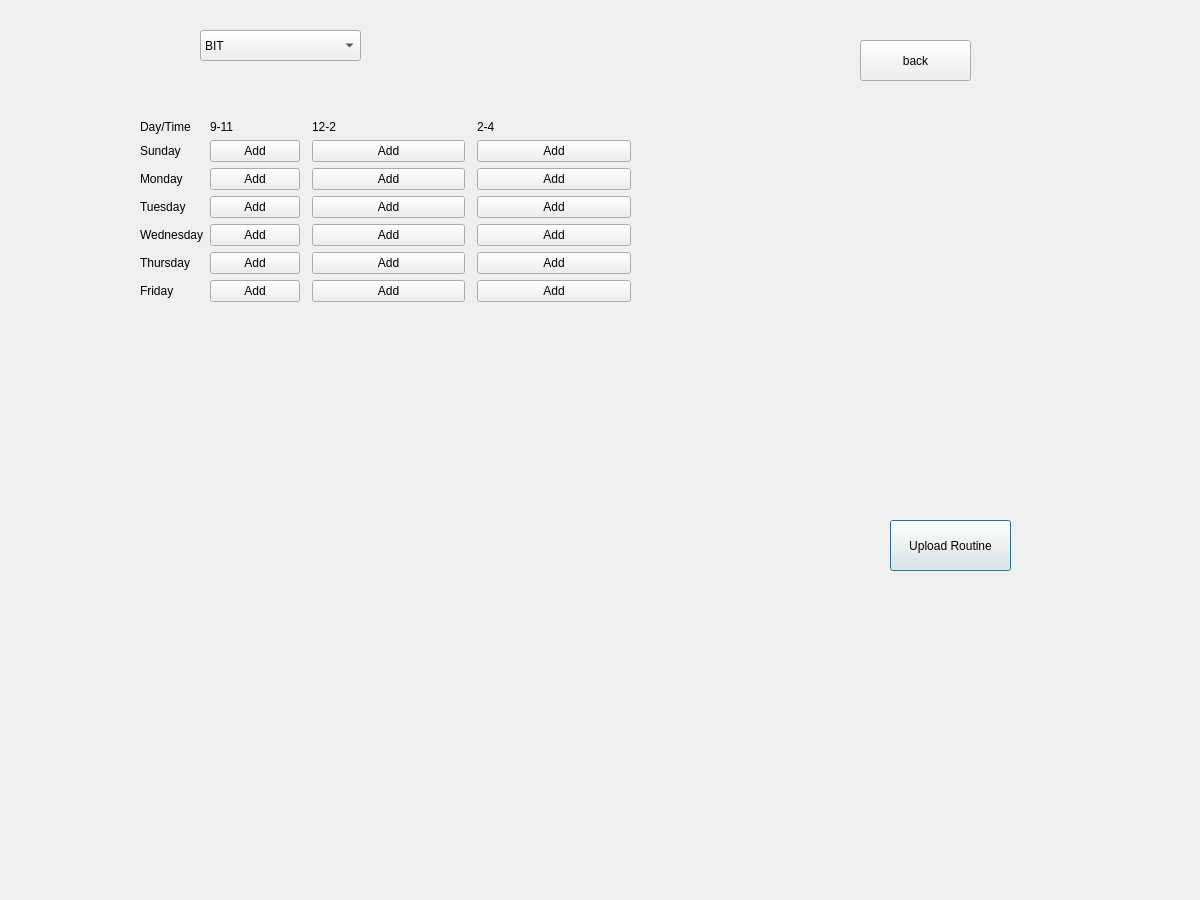
<?xml version="1.0" encoding="UTF-8"?>
<ui version="4.0">
 <class>UploadRoutine</class>
 <widget class="QDialog" name="UploadRoutine">
  <property name="geometry">
   <rect>
    <x>0</x>
    <y>0</y>
    <width>1200</width>
    <height>900</height>
   </rect>
  </property>
  <property name="windowTitle">
   <string>Dialog</string>
  </property>
  <widget class="QComboBox" name="comboBoxSelect">
   <property name="geometry">
    <rect>
     <x>200</x>
     <y>30</y>
     <width>161</width>
     <height>31</height>
    </rect>
   </property>
   <item>
    <property name="text">
     <string>BIT</string>
    </property>
   </item>
   <item>
    <property name="text">
     <string>CEI_I</string>
    </property>
   </item>
   <item>
    <property name="text">
     <string>CEI_II</string>
    </property>
   </item>
   <item>
    <property name="text">
     <string>CEII_I</string>
    </property>
   </item>
   <item>
    <property name="text">
     <string>CEII_II</string>
    </property>
   </item>
   <item>
    <property name="text">
     <string>CEIII_I</string>
    </property>
   </item>
   <item>
    <property name="text">
     <string>CEIII_II</string>
    </property>
   </item>
   <item>
    <property name="text">
     <string>CEIV_I</string>
    </property>
   </item>
  </widget>
  <widget class="QPushButton" name="pushButtonUpload">
   <property name="geometry">
    <rect>
     <x>890</x>
     <y>520</y>
     <width>121</width>
     <height>51</height>
    </rect>
   </property>
   <property name="text">
    <string>Upload Routine</string>
   </property>
  </widget>
  <widget class="QLabel" name="labelMessage">
   <property name="geometry">
    <rect>
     <x>830</x>
     <y>270</y>
     <width>131</width>
     <height>81</height>
    </rect>
   </property>
   <property name="text">
    <string/>
   </property>
  </widget>
  <widget class="QPushButton" name="pushButton">
   <property name="geometry">
    <rect>
     <x>860</x>
     <y>40</y>
     <width>111</width>
     <height>41</height>
    </rect>
   </property>
   <property name="text">
    <string>back</string>
   </property>
  </widget>
  <widget class="QWidget" name="">
   <property name="geometry">
    <rect>
     <x>140</x>
     <y>120</y>
     <width>491</width>
     <height>231</height>
    </rect>
   </property>
   <layout class="QHBoxLayout" name="horizontalLayout">
    <item>
     <layout class="QFormLayout" name="formLayout">
      <item row="0" column="0">
       <widget class="QLabel" name="label">
        <property name="text">
         <string>Day/Time </string>
        </property>
       </widget>
      </item>
      <item row="0" column="1">
       <widget class="QLabel" name="label_2">
        <property name="maximumSize">
         <size>
          <width>50</width>
          <height>16777215</height>
         </size>
        </property>
        <property name="text">
         <string>9-11</string>
        </property>
       </widget>
      </item>
      <item row="1" column="0">
       <widget class="QLabel" name="label_3">
        <property name="text">
         <string>Sunday</string>
        </property>
       </widget>
      </item>
      <item row="1" column="1">
       <widget class="QPushButton" name="pushButton11">
        <property name="text">
         <string>Add</string>
        </property>
       </widget>
      </item>
      <item row="2" column="0">
       <widget class="QLabel" name="label_4">
        <property name="text">
         <string>Monday</string>
        </property>
       </widget>
      </item>
      <item row="2" column="1">
       <widget class="QPushButton" name="pushButton12">
        <property name="text">
         <string>Add</string>
        </property>
       </widget>
      </item>
      <item row="3" column="0">
       <widget class="QLabel" name="label_5">
        <property name="text">
         <string>Tuesday</string>
        </property>
       </widget>
      </item>
      <item row="3" column="1">
       <widget class="QPushButton" name="pushButton13">
        <property name="text">
         <string>Add</string>
        </property>
       </widget>
      </item>
      <item row="4" column="0">
       <widget class="QLabel" name="label_6">
        <property name="text">
         <string>Wednesday</string>
        </property>
       </widget>
      </item>
      <item row="4" column="1">
       <widget class="QPushButton" name="pushButton14">
        <property name="text">
         <string>Add</string>
        </property>
       </widget>
      </item>
      <item row="5" column="0">
       <widget class="QLabel" name="label_7">
        <property name="text">
         <string>Thursday</string>
        </property>
       </widget>
      </item>
      <item row="5" column="1">
       <widget class="QPushButton" name="pushButton15">
        <property name="text">
         <string>Add</string>
        </property>
       </widget>
      </item>
      <item row="6" column="0">
       <widget class="QLabel" name="label_8">
        <property name="text">
         <string>Friday</string>
        </property>
       </widget>
      </item>
      <item row="6" column="1">
       <widget class="QPushButton" name="pushButton16">
        <property name="text">
         <string>Add</string>
        </property>
       </widget>
      </item>
     </layout>
    </item>
    <item>
     <layout class="QFormLayout" name="formLayout_2">
      <item row="0" column="1">
       <widget class="QLabel" name="label_11">
        <property name="maximumSize">
         <size>
          <width>50</width>
          <height>16777215</height>
         </size>
        </property>
        <property name="text">
         <string>12-2</string>
        </property>
       </widget>
      </item>
      <item row="1" column="1">
       <widget class="QPushButton" name="pushButton21">
        <property name="text">
         <string>Add</string>
        </property>
       </widget>
      </item>
      <item row="2" column="1">
       <widget class="QPushButton" name="pushButton22">
        <property name="text">
         <string>Add</string>
        </property>
       </widget>
      </item>
      <item row="3" column="1">
       <widget class="QPushButton" name="pushButton23">
        <property name="text">
         <string>Add</string>
        </property>
       </widget>
      </item>
      <item row="4" column="1">
       <widget class="QPushButton" name="pushButton24">
        <property name="text">
         <string>Add</string>
        </property>
       </widget>
      </item>
      <item row="5" column="1">
       <widget class="QPushButton" name="pushButton25">
        <property name="text">
         <string>Add</string>
        </property>
       </widget>
      </item>
      <item row="6" column="1">
       <widget class="QPushButton" name="pushButton26">
        <property name="text">
         <string>Add</string>
        </property>
       </widget>
      </item>
     </layout>
    </item>
    <item>
     <layout class="QFormLayout" name="formLayout_3">
      <item row="0" column="1">
       <widget class="QLabel" name="label_12">
        <property name="maximumSize">
         <size>
          <width>50</width>
          <height>16777215</height>
         </size>
        </property>
        <property name="text">
         <string>2-4</string>
        </property>
       </widget>
      </item>
      <item row="1" column="1">
       <widget class="QPushButton" name="pushButton31">
        <property name="text">
         <string>Add</string>
        </property>
       </widget>
      </item>
      <item row="2" column="1">
       <widget class="QPushButton" name="pushButton32">
        <property name="text">
         <string>Add</string>
        </property>
       </widget>
      </item>
      <item row="3" column="1">
       <widget class="QPushButton" name="pushButton33">
        <property name="text">
         <string>Add</string>
        </property>
       </widget>
      </item>
      <item row="4" column="1">
       <widget class="QPushButton" name="pushButton34">
        <property name="text">
         <string>Add</string>
        </property>
       </widget>
      </item>
      <item row="5" column="1">
       <widget class="QPushButton" name="pushButton35">
        <property name="text">
         <string>Add</string>
        </property>
       </widget>
      </item>
      <item row="6" column="1">
       <widget class="QPushButton" name="pushButton36">
        <property name="text">
         <string>Add</string>
        </property>
       </widget>
      </item>
     </layout>
    </item>
   </layout>
  </widget>
 </widget>
 <resources/>
 <connections/>
</ui>
